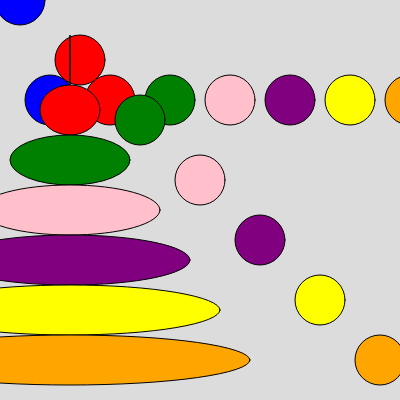
Frame 1 (no input)
Frame 60 (no input): identical to frame 1, image omitted
Frame 120 (the mouse pressed at the canvas centre since frame 60): identical to frame 1, image omitted

The p5.js sketch that drew this single still picture (run headless with seeded random() and noise() and a simulated clock; from frame 60 on, the mouse is pressed at the canvas centre):

// p5.js sketch
// ── sketch.js
let colors = ["blue","red","green","pink"];
function setup() {
  createCanvas(400, 400);
  colors.push("purple");
  colors.push("yellow");
  colors.push("orange");
  console.log(colors);
}

function draw() {
  background(220);
  for(var i=0; i< colors.length; i++){
    fill(colors[i]);
    ellipse(60*i+50,100,50,50);
  }
  for(var i=0; i< colors.length; i++){
    fill(colors[i]);
    ellipse(60*i+20,60*i,50,50);
  }
  for(var i=0; i< colors.length; i++){
    fill(colors[i]);
    ellipse(70,50*i+60,60*i,50);
  }
}
